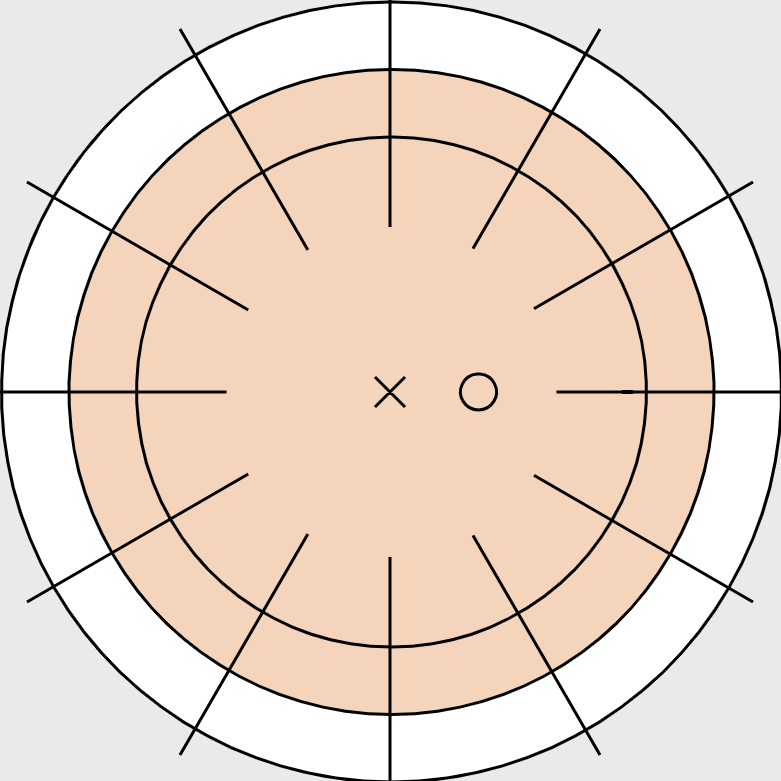
#> input picture background.png, 781 x 781 px
$ python 'RAI copy.py'
#> lines starting #> are read from the running program, lines starting #| are printed output that depends on the picture; long printed decimals are rounded
import matplotlib.pyplot as plt
from PIL import Image, ImageOps

#read image
im = Image.open('background.png')
#> im is the input picture: PIL image 781x781 RGBA; mean R, G, B, A 233.7, 217.8, 205, 255
width, height = im.size #get dimensions
#> width = 781; height = 781

# [7 lines of commented-out code are left out]
left = width / 11
#> left = 71
top = height / 11
#> top = 71
right = 10 * left
#> right = 710
bottom = 10 * top
#> bottom = 710
im_crop = im.crop((left, top, right, bottom))
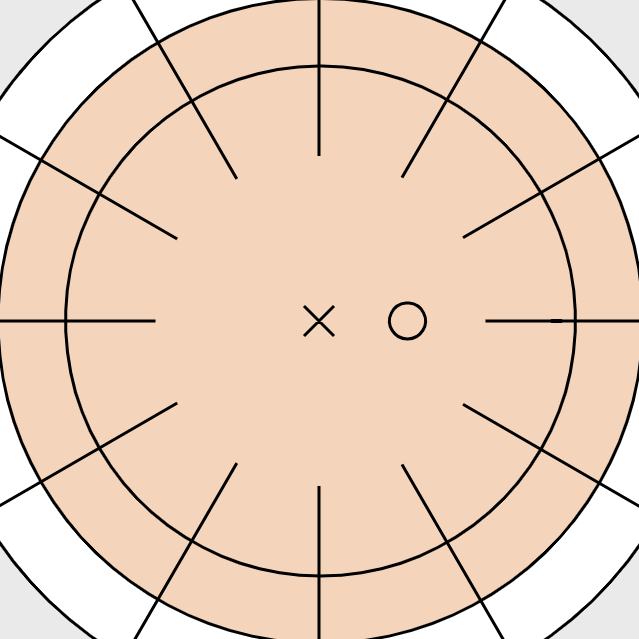
#> im_crop: PIL image 639x639 RGBA; mean R, G, B, A 234.2, 210.5, 191.3, 255

crop_Width, crop_Height = im_crop.size
#> crop_Width = 639; crop_Height = 639
crop_Size = crop_Width * crop_Height
#> crop_Size = 408321
print(crop_Size)
#| 408321
#display image
im_crop.show()

background = (234, 234, 234, 255)
pink = (244, 212, 187, 255)
pink2 = (244,213,188, 255)
white = (255,255,255,255)
black = (0, 0, 0, 255)

# print(im_crop.format, im_crop.size, im_crop.mode)

#count yellow area
tumour = 0
img_obj = Image.open('test2.png')
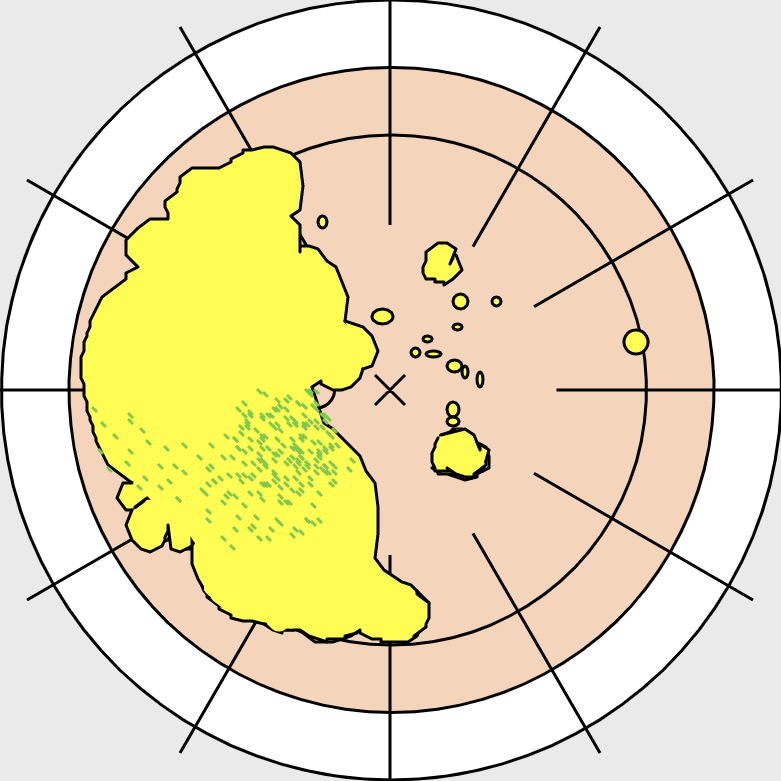
#> input picture test2.png, 781 x 781 px
#> img_obj is the input picture: PIL image 781x781 RGBA; mean R, G, B, A 233.3, 223.1, 185.9, 255
for pixel in img_obj.getdata():
    if pixel != background and pixel != pink and pixel!= pink2 and pixel != white and pixel !=black:
        tumour += 1
#> after the loop, tumour = 124738
print(tumour)
#| 124738
RAI = tumour / crop_Size
#> RAI = 0.305
print("Percentage of tumour is %", RAI )
#| Percentage of tumour is % 0.3055
